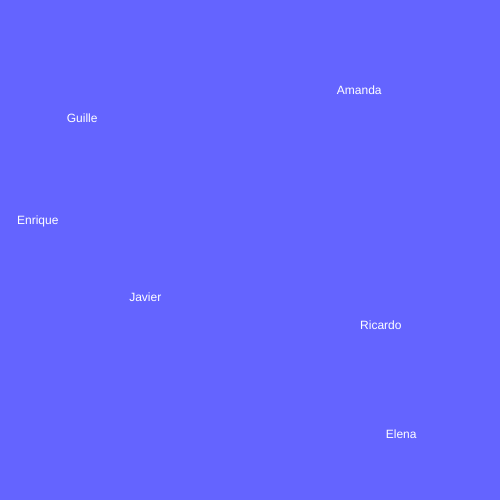
Frame 1 (no input)
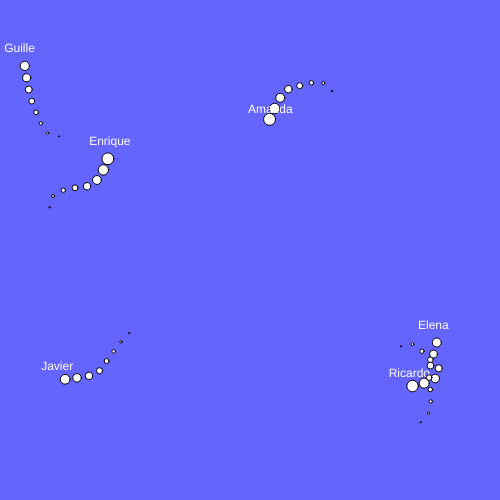
Frame 60 (no input)
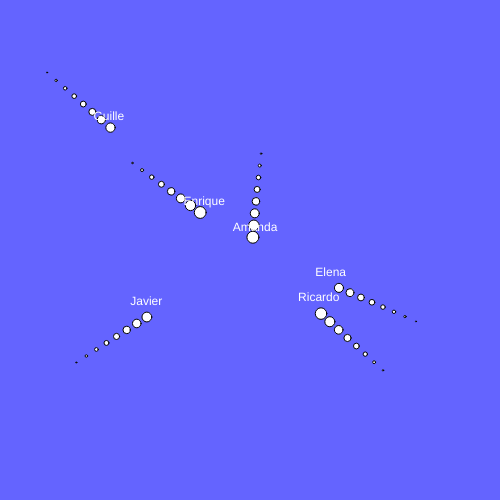
Frame 120 (the mouse pressed at the canvas centre since frame 60)

The p5.js sketch that drew these frames (run headless with seeded random() and noise() and a simulated clock; from frame 60 on, the mouse is pressed at the canvas centre):

// p5.js sketch
// ── sketch.js
nfishes = 6;
fish = [];
food = [];

maxrad = 15;
maxvel = 2;
maxacc = 1.5;
maxlon = 50;

function setup() {
    createCanvas(500, 500);

    for(var i=0; i<nfishes; i++) {
        var f = new Fish(maxvel, maxacc, maxrad, maxlon, i);

        fish.push(f);    
    }
}

function draw() {
    background(100,100,255);

    if(frameCount%20 == 0){
        for(var i=0; i<nfishes; i++) {
            fish[i].changeAcc();
        }
    }
    
    for (var i=0; i<nfishes; i++) {
        fish[i].update();
        fish[i].show();
    }

    for (var i=0; i<food.length; i++) {
        food[i].update();
        food[i].show();
    }
}

function mousePressed() {
    if( 0 <= mouseX && mouseX < width &&
        0 <= mouseY && mouseY < height) {
        food.push(new Food(mouseX, mouseY));
    } 
}
// ── fish.js
function Fish(mvel, macc, mrad, mlon, mid) {
    this.mid = mid;
    this.pos = [random(width), random(height)];
    
    this.radius = random(5, mrad);
    this.vel = [random(mvel) - mvel/2, random(mvel) - mvel/2];
    this.acc = [random(macc) - macc/2, random(macc) - macc/2];

    this.tail = [];

    this.update = function() {
        this.tail.push([this.pos[0], this.pos[1]]);
        if(this.tail.length > mlon) this.tail.shift();

        this.pos[0] += this.vel[0];
        this.pos[1] += this.vel[1];

        this.vel[0] += this.acc[0];
        this.vel[1] += this.acc[1];

        var mod = Math.sqrt(this.vel[0]**2 + this.vel[1]**2);
        if(mod > max(mvel - this.radius, mvel/30)){
            this.vel[0] *= mvel/mod;
            this.vel[1] *= mvel/mod;
        }

        if(this.pos[0] > width+this.radius) this.pos[0] = -this.radius;
        else if(this.pos[1] > height+this.radius) this.pos[1] = -this.radius;
        else if(this.pos[0] < -this.radius) this.pos[0] = width + this.radius;
        else if(this.pos[1] < -this.radius) this.pos[1] = height + this.radius;
        
        if (food.length != 0) {
            var closestFood = food[0];
            var distC = dist(this.pos[0], this.pos[1],
                closestFood.x, closestFood.y);
            for (var i=1; i<food.length; i++) {
                
                var distN = dist(this.pos[0], this.pos[1],
                    food[i].x, food[i].y);
                
                if (distC > distN) {
                    closestFood = food[i];
                    
                    distC = dist(this.pos[0], this.pos[1],
                        closestFood.x, closestFood.y);
                }
            }

            
            var mod = dist(this.pos[0], this.pos[1],
                closestFood.x, closestFood.y);

            if(mod < this.radius) {
                food.splice(food.indexOf(closestFood), 1);
            }
            else{
                this.acc = [(closestFood.x - this.pos[0])/mod*mvel,
                                (closestFood.y - this.pos[1])/mod*mvel];
            }
        }
    };

    this.show = function() {
        fill(255);
        var len = this.tail.length;
        for(var i=0; i<len; i++) {
            if(i%2 || i%3) continue;
            ellipse(this.tail[i][0], this.tail[i][1], 
                this.radius*i/len, this.radius*i/len);
        }
       
        if(mid == 0) text("Amanda", this.pos[0] - 20, this.pos[1]-10)
        else if (mid == 1) text("Guille", this.pos[0] - 20, this.pos[1]-10)
        else if (mid == 2) text("Ricardo", this.pos[0] - 20, this.pos[1]-10)
        else if (mid == 3) text("Enrique", this.pos[0] - 20, this.pos[1]-10)
        else if (mid == 4) text("Elena", this.pos[0] - 20, this.pos[1]-10)
        else if (mid == 5) text("Javier", this.pos[0] - 20, this.pos[1]-10)
    };

    this.changeAcc = function() {
        if (food.length == 0){
            this.acc = [random(macc) - macc/2, random(macc) - macc/2];
        }
    }

    this.reset = function() {
        this.radius = random(5, mrad);
        this.vel = [random(mvel) - mvel/2, random(mvel) - mvel/2];
        this.acc = [random(macc) - macc/2, random(macc) - macc/2];

        this.tail = [];
    }
}

// ── food.js
function Food(x, y) {
	this.x = x;
	this.y = y;

	this.show = function() {
		fill(255, 0, 0);
		ellipse(this.x, this.y, 5, 5);
	}

	this.update = function(){
		this.x += random(0.6)-0.3;
		this.y += random(0.6)-0.3;
	}
}
